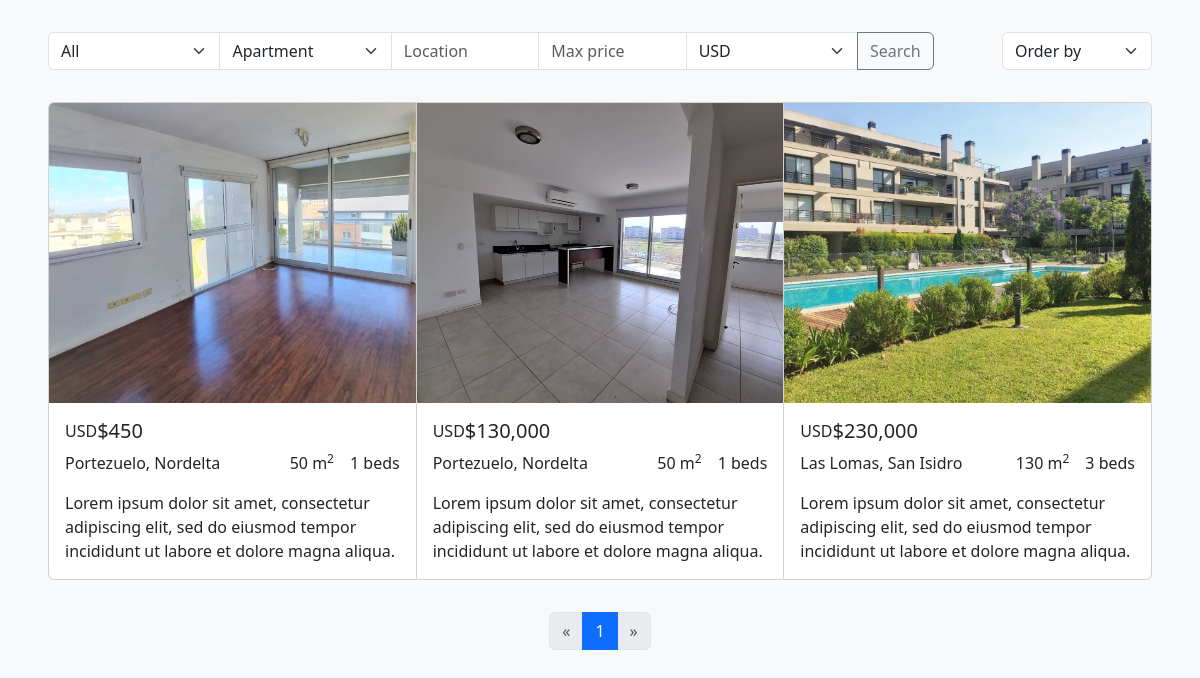
Page /?type_id=1 on the committed database.
### flask_app.py (models this page shows)
class Property(db.Model):
    id = db.Column(db.Integer, primary_key=True)
    operation_id = db.Column(db.Integer, nullable=False)
    type_id = db.Column(db.Integer, nullable=False)
    sublocation_id = db.Column(db.Integer, nullable=False)
    size = db.Column(db.Integer, nullable=False)
    bedrooms = db.Column(db.Integer, nullable=False)
    bathrooms = db.Column(db.Integer, nullable=False)
    garages = db.Column(db.Integer, nullable=False)
    description = db.Column(db.Text, nullable=False)
    currency_id = db.Column(db.Integer, nullable=False)
    price = db.Column(db.Float, nullable=False)
    agent_id = db.Column(db.Integer, nullable=False)

class Currency(db.Model):
    id = db.Column(db.Integer, primary_key=True)
    name = db.Column(db.String(250), nullable=False)

class Sublocation(db.Model):
    id = db.Column(db.Integer, primary_key=True)
    name = db.Column(db.String(250), nullable=False)
    latitude = db.Column(db.Float, nullable=False)
    longitude = db.Column(db.Float, nullable=False)
    location_id = db.Column(db.Integer, nullable=False)

class Location(db.Model):
    id = db.Column(db.Integer, primary_key=True)
    name = db.Column(db.String(250), nullable=False)

### flask_app.py (the view, shortened to what this page needs)
@app.route("/")
def index():
    page = request.args.get("page", 1, type=int)
    per_page = 4  # Number of properties per page
    operations = Operation.query.all()
    types = Type.query.all()
    locations = Location.query.all()
    sublocations = Sublocation.query.all()
    currencies = Currency.query.all()
    operations.insert(ALL, Operation(id=ALL, name="All"))
    types.insert(ALL, Type(id=ALL, name="All"))
    currencies.insert(ALL, Currency(id=ALL, name="All"))
    operation_id = request.args.get("operation_id", type=int)
    type_id = request.args.get("type_id", type=int)
    location = request.args.get("location")
    max_price = request.args.get("max-price", type=float)
    currency_id = request.args.get("currency_id", type=int)
    order = request.args.get("order")
    query = Property.query
    if operation_id and operation_id != ALL:
        query = query.filter_by(operation_id=operation_id)
    if type_id and type_id != ALL:
        query = query.filter_by(type_id=type_id)
    if max_price:
        query = query.filter(Property.price <= max_price)
    if currency_id and currency_id != ALL:
        query = query.filter_by(currency_id=currency_id)
    if order and order != "default":
        if order == "asc":
            query = query.order_by(Property.price.asc())
        elif order == "desc":
            query = query.order_by(Property.price.desc())
    properties = query.paginate(page=page, per_page=per_page)
    return render_template(
        "index.html",
        operations=operations,
        types=types,
        locations=locations,
        sublocations=sublocations,
        currencies=currencies,
        properties=properties,
    )

### flask_app.py (called while the page is built)
@app.template_filter()
def currency(value):
    return "${:,.0f}".format(value)

### templates/index.html (shortened to what this page needs)
{% extends 'layout.html' %}
{% block content %}
<form>
    <div class="input-group">
        <select name="operation_id" class="form-select">
            {% for operation in operations %}
            <option value="{{ operation.id }}" {% if operation.id==request.args.get('operation_id')|int or
                (operation.id==1 and request.args.get('type_id')==None) %}selected{%endif %}>{{ operation.name }}
            </option>
            {% endfor %}
        </select>
        <select name="type_id" class="form-select">
            {% for type in types %}
            <option value="{{ type.id }}" {% if type.id==request.args.get('type_id')|int or (type.id==1 and
                request.args.get('type_id')==None) %}selected{% endif %}>{{ type.name }}</option>
            {% endfor %}
        </select>
        <input type="text" name="location" placeholder="Location" class="form-control"
            value="{{ request.args.get('location') or '' }}">
        <input type="number" name="max-price" placeholder="Max price" class="form-control"
            value="{{ request.args.get('max-price')|int or '' }}">
        <select name="currency_id" class="form-select">
            {% for currency in currencies %}
            <option value="{{ currency.id }}" {% if currency.id==request.args.get('currency_id')|int or (currency.id==1
                and request.args.get('currency_id')==None) %}selected{% endif %}>{{ currency.name }}</option>
            {% endfor %}
        </select>
        <button type="submit" class="btn btn-outline-secondary">Search</button>
    </div>
    <div>
        <select name="order" class="form-select" onchange="this.form.submit()">
            <option value="default" {% if request.args.get('order')=="default" %}selected{% endif %}>Order by</option>
        </select>
    </div>
</form>
<div class="card-group">
    {% for property in properties.items %}
    <div class="card property-card" onclick="window.location.href='/property/{{ property.id }}'">
        <img src="../static/images/{{ property.id }}1.jpeg" class="card-img-top" alt="...">
        <div class="card-body">
            <div class="d-flex">
                <p class="mb-0">{{ currencies[property.currency_id].name }}</p>
                <h5 class="card-title">{{ property.price|currency }}</h5>
            </div>
            <div class="d-flex justify-content-between">
                <p>{{ sublocations[property.sublocation_id-1].name }},
                    {{ locations[sublocations[property.sublocation_id-1].location_id-1].name }}</p>
                <div class="d-flex">
                    <p>{{ property.size }} m<sup>2</sup></p>
                    <p class="ms-3">{{ property.bedrooms }} beds</p>
                </div>
            </div>
            <p class="card-text">Lorem ipsum dolor sit amet, consectetur adipiscing elit, sed do eiusmod tempor
                incididunt ut labore et dolore magna aliqua.</p>
        </div>
    </div>
    {% endfor %}
</div>
<nav aria-label="Page navigation">
    <ul class="pagination justify-content-center">
        {% if properties.has_prev %}
        <li class="page-item">
            <a class="page-link" href="{{ url_for('index', page=properties.prev_num,
                operation_id=request.args.get('operation_id'),
                type_id=request.args.get('type_id'),
                location=request.args.get('location'),
                max_price=request.args.get('max-price'),
                currency_id=request.args.get('currency_id'),
                order=request.args.get('order')) }}" aria-label="Previous">
                <span aria-hidden="true">&laquo;</span>
            </a>
        </li>
        {% else %}
        <li class="page-item disabled">
            <span class="page-link" aria-hidden="true">&laquo;</span>
        </li>
        {% endif %}
        {% for num in properties.iter_pages() %}
        <li class="page-item {% if properties.page == num %}active{% endif %}">
            <a class="page-link" href="{{ url_for('index', page=num,
                operation_id=request.args.get('operation_id'),
                type_id=request.args.get('type_id'),
                location=request.args.get('location'),
                max_price=request.args.get('max-price'),
                currency_id=request.args.get('currency_id'),
                order=request.args.get('order')) }}">{{ num }}</a>
        </li>
        {% endfor %}
        {% if properties.has_next %}
        <li class="page-item">
            <a class="page-link" href="{{ url_for('index', page=properties.next_num,
                operation_id=request.args.get('operation_id'),
                type_id=request.args.get('type_id'),
                location=request.args.get('location'),
                max_price=request.args.get('max-price'),
                currency_id=request.args.get('currency_id'),
                order=request.args.get('order')) }}" aria-label="Next">
                <span aria-hidden="true">&raquo;</span>
            </a>
        </li>
        {% else %}
        <li class="page-item disabled">
            <span class="page-link" aria-hidden="true">&raquo;</span>
        </li>
        {% endif %}
    </ul>
</nav>
{% endblock %}

### static/styles.css (style rules this page uses)
body { background-color: #f8f9fa; margin: 1rem; }
form { display: flex; justify-content: space-between; margin: 2rem; }
select { cursor: pointer; }
.input-group { width: fit-content; }
.card-group { margin: 2rem; justify-content: center; }
.property-card { min-width: 18rem; max-width: 24rem; cursor: pointer; }
.card img { height: 300px; object-fit: cover; }
ul { list-style-type: none; }
li { font-size: 1.2rem; }

### rows in the picture
Property: shows a picture, price "$450", size "50", bedrooms "1"
Currency: name "USD"
Sublocation: name "Portezuelo"
Location: name "Nordelta"
Property: shows a picture, price "$130,000", size "50", bedrooms "1"
Property: shows a picture, price "$230,000", size "130", bedrooms "3"
Sublocation: name "Las Lomas"
Location: name "San Isidro"

### other values in the picture
{{ num }} "1"
form field operation_id "All"
form field type_id "Apartment"
form field currency_id "USD"
